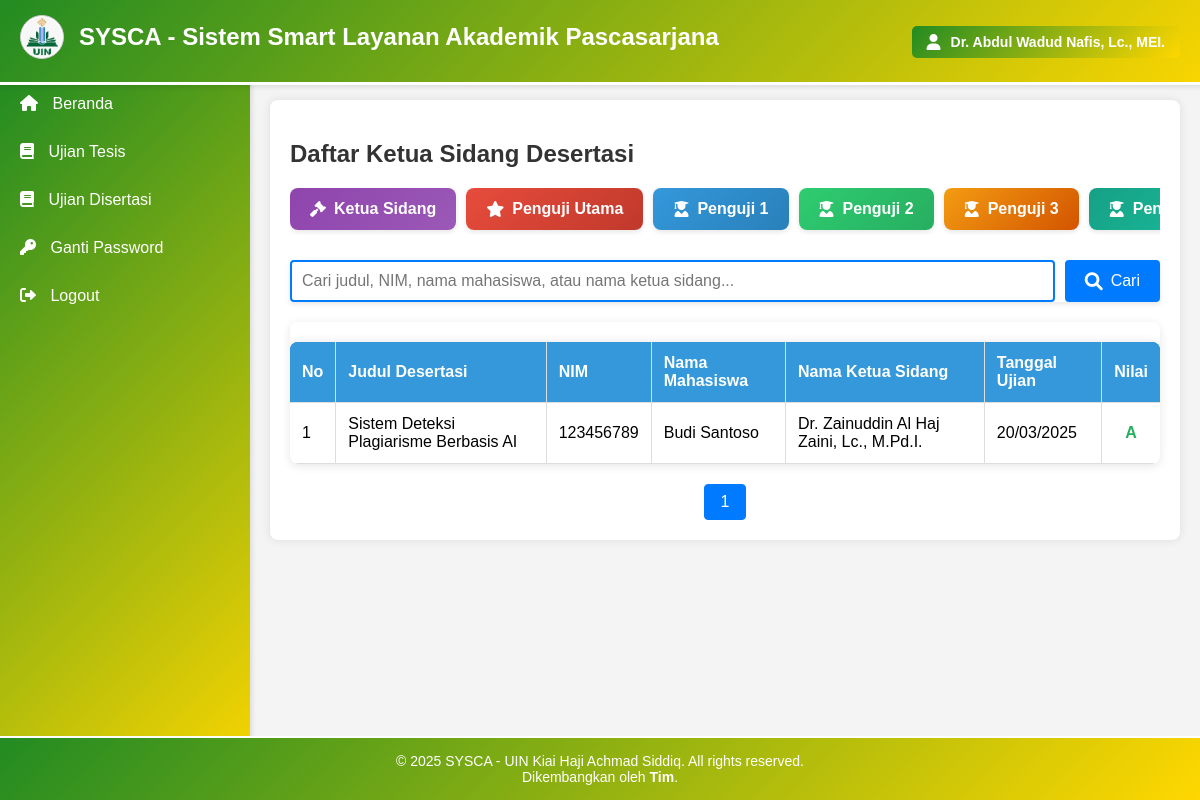
Page /peran_desertasi.php (signed in) on the committed database.
### tables this page shows
CREATE TABLE `kusus_desertasi` (
  `id` int(11) NOT NULL,
  `id_tesis` int(11) NOT NULL,
  `tanggal_ujian` date NOT NULL,
  `nilai` int(11) NOT NULL,
  `masa_berlaku` date DEFAULT NULL,
  `promotor` int(11) NOT NULL,
  `copromotor` int(11) DEFAULT NULL,
  `penguji_utama` int(11) NOT NULL,
  `sekretaris_penguji` int(11) NOT NULL,
  `penguji_1` int(11) DEFAULT NULL,
  `penguji_2` int(11) DEFAULT NULL,
  `penguji_3` int(11) DEFAULT NULL,
  `penguji_4` int(11) DEFAULT NULL,
  `ketua_sidang` int(11) NOT NULL
);

CREATE TABLE `tesis` (
  `id_tesis` int(11) NOT NULL,
  `judul` varchar(255) NOT NULL,
  `abstrak` text,
  `tahun` year(4) DEFAULT NULL,
  `id_mahasiswa` int(11) DEFAULT NULL,
  `id_prodi` int(11) DEFAULT NULL,
  `status` enum('diajukan','diterima','ditolak','selesai') DEFAULT 'diajukan'
);

CREATE TABLE `mahasiswa` (
  `id_mahasiswa` int(11) NOT NULL,
  `nama` varchar(100) NOT NULL,
  `nim` varchar(20) NOT NULL,
  `email` varchar(100) DEFAULT NULL,
  `telepon` varchar(15) DEFAULT NULL
);

CREATE TABLE `dosen` (
  `id_dosen` int(11) NOT NULL,
  `nama` varchar(100) NOT NULL,
  `nidn` varchar(20) NOT NULL,
  `email` varchar(100) DEFAULT NULL,
  `telepon` varchar(15) DEFAULT NULL,
  `bidang_keahlian` varchar(100) DEFAULT NULL,
  `max` int(2) NOT NULL
);

### peran_desertasi.php (the view, shortened to what this page needs)
<?php
include 'koneksi.php';
$role_map = [
    'ketua_sidang' => ['column' => 'ketua_sidang', 'title' => 'Ketua Sidang', 'icon' => 'fa-gavel'],
    'penguji_utama' => ['column' => 'penguji_utama', 'title' => 'Penguji Utama', 'icon' => 'fa-star'],
    'penguji_1' => ['column' => 'penguji_1', 'title' => 'Penguji 1', 'icon' => 'fa-user-graduate'],
    'penguji_2' => ['column' => 'penguji_2', 'title' => 'Penguji 2', 'icon' => 'fa-user-graduate'],
    'penguji_3' => ['column' => 'penguji_3', 'title' => 'Penguji 3', 'icon' => 'fa-user-graduate'],
    'penguji_4' => ['column' => 'penguji_4', 'title' => 'Penguji 4', 'icon' => 'fa-user-graduate'],
    'promotor' => ['column' => 'promotor', 'title' => 'Promotor', 'icon' => 'fa-user-tie'],
    'copromotor' => ['column' => 'copromotor', 'title' => 'Co-Promotor', 'icon' => 'fa-user-tie'],
    'sekretaris' => ['column' => 'sekretaris_penguji', 'title' => 'Sekretaris', 'icon' => 'fa-user-secret']
];
$valid_roles = array_keys($role_map);
$role = isset($_GET['role']) && in_array($_GET['role'], $valid_roles) ? $_GET['role'] : 'ketua_sidang';
$current_role = $role_map[$role];
$search = isset($_GET['search']) ? $_GET['search'] : '';
$query = "
    SELECT
        kd.id,
        t.judul,
        m.nim,
        m.nama AS nama_mahasiswa,
        d.nama AS nama_dosen,
        kd.tanggal_ujian,
        kd.nilai
    FROM
        kusus_desertasi kd
    JOIN
        tesis t ON kd.id_tesis = t.id_tesis
    JOIN
        mahasiswa m ON t.id_mahasiswa = m.id_mahasiswa
    JOIN
        dosen d ON kd.".$current_role['column']." = d.id_dosen
    WHERE
        (t.judul LIKE '%$search%' OR
        m.nim LIKE '%$search%' OR
        m.nama LIKE '%$search%' OR
        d.nama LIKE '%$search%')
    ORDER BY
        kd.tanggal_ujian DESC";
$result = $koneksi->query($query);
$rows_per_page = 10;
$total_rows = $result->num_rows;
$total_pages = ceil($total_rows / $rows_per_page);
$current_page = isset($_GET['page']) ? (int)$_GET['page'] : 1;
$offset = ($current_page - 1) * $rows_per_page;
$query .= " LIMIT $offset, $rows_per_page";
$result = $koneksi->query($query);
function getNilaiHuruf($nilai) {
    if ($nilai >= 85) return 'A';
    return 'D';
}
?>
<!DOCTYPE html>
<html lang="id">
<head>
    <link rel="stylesheet" href="https://cdnjs.cloudflare.com/ajax/libs/font-awesome/6.0.0/css/all.min.css">
</head>
<body>
    <?php include 'header.php'; ?>
    <?php include 'sidebar.php'; ?>
    <main class="content">
        <div class="container">
            <h2>Daftar <?php echo htmlspecialchars($current_role['title']); ?> Desertasi</h2>
            <div class="role-buttons">
                <?php foreach ($role_map as $key => $value): ?>
                    <a href="?role=<?php echo $key; ?>&search=<?php echo urlencode($search); ?>"
                       class="role-button button-<?php echo $key; ?> <?php echo $role == $key ? 'active' : ''; ?>">
                        <i class="fas <?php echo $value['icon']; ?>"></i>
                        <?php echo $value['title']; ?>
                    </a>
                <?php endforeach; ?>
            </div>
            <form method="GET" class="search-form">
                <input type="text" name="search" placeholder="Cari judul, NIM, nama mahasiswa, atau nama <?php echo strtolower($current_role['title']); ?>..."
                       value="<?php echo htmlspecialchars($search); ?>">
                <button type="submit"><i class="fas fa-search"></i> Cari</button>
            </form>
            <div class="table-container">
                <table>
                    <thead>
                        <tr>
                            <th>No</th>
                            <th>Judul Desertasi</th>
                            <th>NIM</th>
                            <th>Nama Mahasiswa</th>
                            <th>Nama <?php echo htmlspecialchars($current_role['title']); ?></th>
                            <th>Tanggal Ujian</th>
                            <th>Nilai</th>
                        </tr>
                    </thead>
                    <tbody>
                        <?php if ($result->num_rows > 0): ?>
                            <?php $no = $offset + 1; ?>
                            <?php while ($row = $result->fetch_assoc()): ?>
                                <tr>
                                    <td><?php echo $no++; ?></td>
                                    <td><?php echo htmlspecialchars($row['judul']); ?></td>
                                    <td><?php echo htmlspecialchars($row['nim']); ?></td>
                                    <td><?php echo htmlspecialchars($row['nama_mahasiswa']); ?></td>
                                    <td><?php echo htmlspecialchars($row['nama_dosen']); ?></td>
                                    <td><?php echo date('d/m/Y', strtotime($row['tanggal_ujian'])); ?></td>
                                    <td class="nilai nilai-<?php echo getNilaiHuruf($row['nilai']); ?>">
                                        <?php echo getNilaiHuruf($row['nilai']); ?>
                                    </td>
                                </tr>
                            <?php endwhile; ?>
                        <?php else: ?>
                            <tr>
                                <td colspan="7" style="text-align: center;">Tidak ada data ditemukan</td>
                            </tr>
                        <?php endif; ?>
                    </tbody>
                </table>
            </div>
            <div class="pagination">
                <?php for ($i = 1; $i <= $total_pages; $i++): ?>
                    <a href="?page=<?php echo $i; ?>&role=<?php echo $role; ?>&search=<?php echo urlencode($search); ?>"
                       <?php echo $i == $current_page ? 'class="active"' : ''; ?>>
                        <?php echo $i; ?>
                    </a>
                <?php endfor; ?>
            </div>
        </div>
    </main>
    <?php include 'footer.php'; ?>
</body>
</html>

### style.css (style rules this page uses)
body { font-family: Arial, sans-serif; margin: 0; padding: 0; background-color: #f4f4f4; display: flex; flex-direction: column; min-height: 100vh; }
.content { margin-left: 250px; padding: 80px 20px 20px; flex: 1; transition: margin-left 0.3s ease-in-out; }
.container { background: #fff; padding: 20px; border-radius: 8px; box-shadow: 0 0 10px rgba(0, 0, 0, 0.1); margin-top: 20px; }
h2 { color: #333; margin-bottom: 20px; }
.table-container { width: 100%; overflow-x: auto; margin-top: 20px; }
table { width: 100%; border-collapse: collapse; margin-top: 20px; box-shadow: 0 0 10px rgba(0, 0, 0, 0.1); border-radius: 8px; overflow: hidden; }
table thead { background-color: #90EE90; color: #333; }
table th, table td { padding: 12px; text-align: left; border-bottom: 1px solid #ddd; }
table th { font-weight: bold; }
table tbody tr { transition: background-color 0.3s ease; }
table th, table td { border-right: 1px solid #ddd; }
table th:last-child, table td:last-child { border-right: none; }
.pagination { display: flex; justify-content: center; margin-top: 20px; }
.pagination a { padding: 8px 16px; margin: 0 4px; text-decoration: none; color: #007bff; border: 1px solid #007bff; border-radius: 4px; transition: background 0.3s, color 0.3s; }
.pagination a.active { background-color: #007bff; color: #fff; }
.search-form { display: flex; gap: 10px; margin-bottom: 20px; }
.search-form input[type="text"] { flex: 1; padding: 10px; border: 2px solid #007bff; border-radius: 4px; font-size: 16px; outline: none; transition: border-color 0.3s ease; }
.search-form button { padding: 10px 20px; background-color: #007bff; color: #fff; border: none; border-radius: 4px; cursor: pointer; font-size: 16px; display: flex; align-items: center; gap: 8px; transition: background-color 0.3s ease; }
.search-form button i { font-size: 18px; }
.search-form { box-shadow: 0 2px 5px rgba(0, 0, 0, 0.1); }
.search-form { display: flex; gap: 10px; flex: 1; }
table thead { background-color: #007bff; color: #fff; }

### peran_desertasi.php (style rules this page uses)
body { font-family: 'Segoe UI', Tahoma, Geneva, Verdana, sans-serif; margin: 0; padding: 0; background-color: #f5f5f5; }
.container { max-width: 1200px; margin: 0 auto; padding: 20px; }
h2 { color: #2c3e50; margin-bottom: 20px; }
.role-buttons { display: flex; gap: 10px; margin-bottom: 20px; overflow-x: auto; padding-bottom: 10px; }
.role-button { padding: 12px 20px; border-radius: 8px; color: white; font-weight: 600; text-decoration: none; display: flex; align-items: center; gap: 8px; white-space: nowrap; flex-shrink: 0; transition: all 0.3s ease; box-shadow: 0 2px 5px rgba(0,0,0,0.1); }
.button-ketua_sidang { background: linear-gradient(135deg, #8E44AD, #9B59B6); }
.button-penguji_utama { background: linear-gradient(135deg, #E74C3C, #C0392B); }
.button-penguji_1 { background: linear-gradient(135deg, #3498DB, #2980B9); }
.button-penguji_2 { background: linear-gradient(135deg, #2ECC71, #27AE60); }
.button-penguji_3 { background: linear-gradient(135deg, #F39C12, #D35400); }
.button-penguji_4 { background: linear-gradient(135deg, #16A085, #1ABC9C); }
.search-form { margin-bottom: 20px; display: flex; gap: 10px; }
.search-form input { flex: 1; padding: 10px; border: 2px solid #3498db; border-radius: 4px; font-size: 16px; }
.search-form button { padding: 10px 20px; background-color: #3498db; color: white; border: none; border-radius: 4px; cursor: pointer; font-size: 16px; transition: background-color 0.3s; }
.table-container { background-color: white; border-radius: 8px; box-shadow: 0 2px 10px rgba(0, 0, 0, 0.1); overflow: hidden; }
table { width: 100%; border-collapse: collapse; }
table th, table td { padding: 12px 15px; text-align: left; border-bottom: 1px solid #ecf0f1; }
table th { background-color: #3498db; color: white; font-weight: 600; }
.nilai { font-weight: bold; text-align: center; }
.nilai-A { color: #27ae60; }
.pagination { display: flex; justify-content: center; margin-top: 20px; gap: 5px; }
.pagination a { padding: 8px 16px; text-decoration: none; color: #3498db; border: 1px solid #3498db; border-radius: 4px; transition: all 0.3s; }
.pagination a.active { background-color: #3498db; color: white; }

### rows in the picture
kusus_desertasi: id_tesis.judul "Sistem Deteksi Plagiarisme Berbasis AI", mahasiswa.nim "123456789", mahasiswa.nama "Budi Santoso", dosen.nama "Dr. Zainuddin Al Haj Zaini, Lc., M.Pd.I.", tanggal_ujian "20/03/2025", nilai "A"

### other values in the picture
$nama "Dr. Abdul Wadud Nafis, Lc., MEI."
$current_role['title'] "Ketua Sidang"
$value['title'] "Ketua Sidang"
$value['title'] "Penguji Utama"
$value['title'] "Penguji 1"
$value['title'] "Penguji 2"
$value['title'] "Penguji 3"
